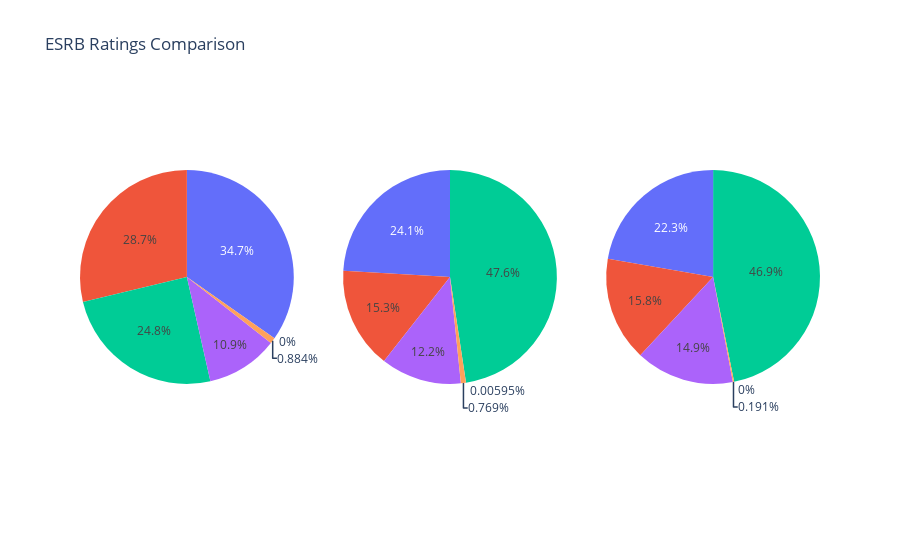

This figure's notebook cell:
### Code cell
#Adding the proposed Pie Chart in order to see the data in a different format, and to learn about using subsets
from plotly.subplots import make_subplots    
# Create individual pie charts with Plotly Express
fig_jp = px.pie(jp_esrb, values='jp_sales', names='rating', title='ESRB-JP')
fig_eu = px.pie(eu_esrb, values='eu_sales', names='rating', title='ESRB-EU')
fig_na = px.pie(na_esrb, values='na_sales', names='rating', title='ESRB-NA')

# Create a subplot grid with 1 row and 3 columns
fig = make_subplots(rows=1, cols=3, specs=[[{'type':'domain'}, {'type':'domain'}, {'type':'domain'}]])

# Add each pie chart to the subplot
fig.add_trace(fig_jp.data[0], row=1, col=1)
fig.add_trace(fig_eu.data[0], row=1, col=2)
fig.add_trace(fig_na.data[0], row=1, col=3)

# Update layout to show the titles properly
fig.update_layout(title_text="ESRB Ratings Comparison", showlegend=False)

# Show the combined plot
fig.show()

### Figure 1 — Plotly figure (JSON) as saved in the notebook; plotly's stock layout.template omitted (floating-point values rounded to 4 significant figures)
{"data": [{"domain": {"x": [0, 0.2889], "y": [0, 1]}, "hovertemplate": "rating=%{label}<br>jp_sales=%{value}<extra></extra>", "labels": ["E", "E10+", "M", "RP", "T", "unknown"], "legendgroup": "", "name": "", "showlegend": true, "type": "pie", "values": [34.96, 10.93, 24.95, 0, 28.94, 0.89]}, {"domain": {"x": [0.3556, 0.6444], "y": [0, 1]}, "hovertemplate": "rating=%{label}<br>eu_sales=%{value}<extra></extra>", "labels": ["E", "E10+", "M", "RP", "T", "unknown"], "legendgroup": "", "name": "", "showlegend": true, "type": "pie", "values": [121.4, 61.6, 240.1, 0.03, 77.41, 3.88]}, {"domain": {"x": [0.7111, 1], "y": [0, 1]}, "hovertemplate": "rating=%{label}<br>na_sales=%{value}<extra></extra>", "labels": ["E", "E10+", "M", "RP", "T", "unknown"], "legendgroup": "", "name": "", "showlegend": true, "type": "pie", "values": [139.9, 93.52, 294.4, 0, 99.37, 1.2]}], "layout": {"showlegend": false, "title": {"text": "ESRB Ratings Comparison"}}}
